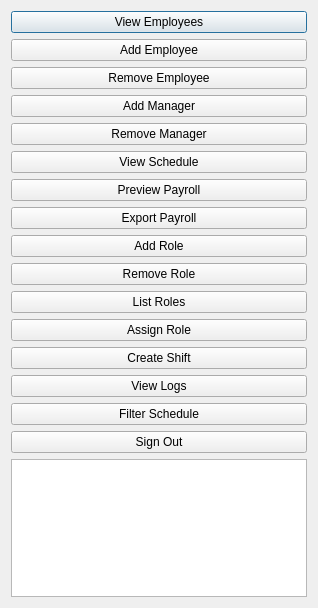
<?xml version="1.0" encoding="UTF-8"?>
<ui version="4.0">
 <class>ManagerWindow</class>
 <widget class="QDialog" name="ManagerWindow">
  <property name="geometry">
   <rect>
    <x>0</x>
    <y>0</y>
    <width>318</width>
    <height>608</height>
   </rect>
  </property>
  <property name="windowTitle">
   <string>ManagerWindow — The Dollar Tracker</string>
  </property>
  <layout class="QVBoxLayout" name="layout">
   <item>
    <widget class="QPushButton" name="btnViewEmployees">
     <property name="text">
      <string>View Employees</string>
     </property>
     <property name="iconSize">
      <size>
       <width>16</width>
       <height>16</height>
      </size>
     </property>
    </widget>
   </item>
   <item>
    <widget class="QPushButton" name="btnAddEmp">
     <property name="text">
      <string>Add Employee</string>
     </property>
    </widget>
   </item>
   <item>
    <widget class="QPushButton" name="btnRemoveEmp">
     <property name="text">
      <string>Remove Employee</string>
     </property>
    </widget>
   </item>
   <item>
    <widget class="QPushButton" name="btnAddMgr">
     <property name="text">
      <string>Add Manager</string>
     </property>
    </widget>
   </item>
   <item>
    <widget class="QPushButton" name="btnRemoveMgr">
     <property name="text">
      <string>Remove Manager</string>
     </property>
    </widget>
   </item>
   <item>
    <widget class="QPushButton" name="btnViewSchedule">
     <property name="text">
      <string>View Schedule</string>
     </property>
    </widget>
   </item>
   <item>
    <widget class="QPushButton" name="btnPreviewPayroll">
     <property name="text">
      <string>Preview Payroll</string>
     </property>
    </widget>
   </item>
   <item>
    <widget class="QPushButton" name="btnExportPayroll">
     <property name="text">
      <string>Export Payroll</string>
     </property>
    </widget>
   </item>
   <item>
    <widget class="QPushButton" name="btnAddRole">
     <property name="text">
      <string>Add Role</string>
     </property>
    </widget>
   </item>
   <item>
    <widget class="QPushButton" name="btnRemoveRole">
     <property name="text">
      <string>Remove Role</string>
     </property>
    </widget>
   </item>
   <item>
    <widget class="QPushButton" name="btnListRoles">
     <property name="text">
      <string>List Roles</string>
     </property>
    </widget>
   </item>
   <item>
    <widget class="QPushButton" name="btnAssignRole">
     <property name="text">
      <string>Assign Role</string>
     </property>
    </widget>
   </item>
   <item>
    <widget class="QPushButton" name="btnCreateShift">
     <property name="text">
      <string>Create Shift</string>
     </property>
    </widget>
   </item>
   <item>
    <widget class="QPushButton" name="btnViewLogs">
     <property name="text">
      <string>View Logs</string>
     </property>
    </widget>
   </item>
   <item>
    <widget class="QPushButton" name="btnFilterSchedule">
     <property name="text">
      <string>Filter Schedule</string>
     </property>
    </widget>
   </item>
   <item>
    <widget class="QPushButton" name="btnSignout">
     <property name="text">
      <string>Sign Out</string>
     </property>
    </widget>
   </item>
   <item>
    <widget class="QTextEdit" name="plain"/>
   </item>
  </layout>
 </widget>
 <resources/>
 <connections/>
</ui>
